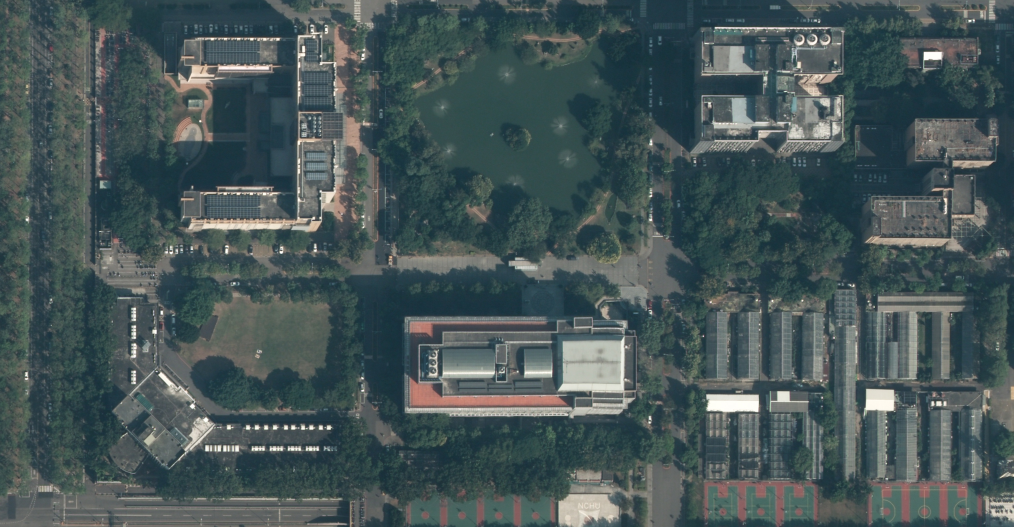
#> input picture Locate/Feature Matching/Change Size/data/map.JPG, 2027 x 1054 px, given in place of 95213057_20181030_108EMAP.jpg, which was not available (shown at 1/2 size)
$ python Original_matchTemplate.py
#> lines starting #> are read from the running program, lines starting #| are printed output that depends on the picture; pictures that were not available may be replaced by others from this repository, and a replacement may not be noted
# -*- coding: utf-8 -*-
"""
Created on Mon Nov 29 10:15:47 2021

@author: Ivan
"""
import cv2 as cv
import numpy as np
import time

start = time.time()

img = cv.imread('C:/Users/USER/Desktop/95213057_20181030_108EMAP.jpg')
#> img is the input picture: shape (1054, 2027, 3); mean B, G, R 86.9, 85.5, 70.5
img = cv.resize(img, (1024, 768))
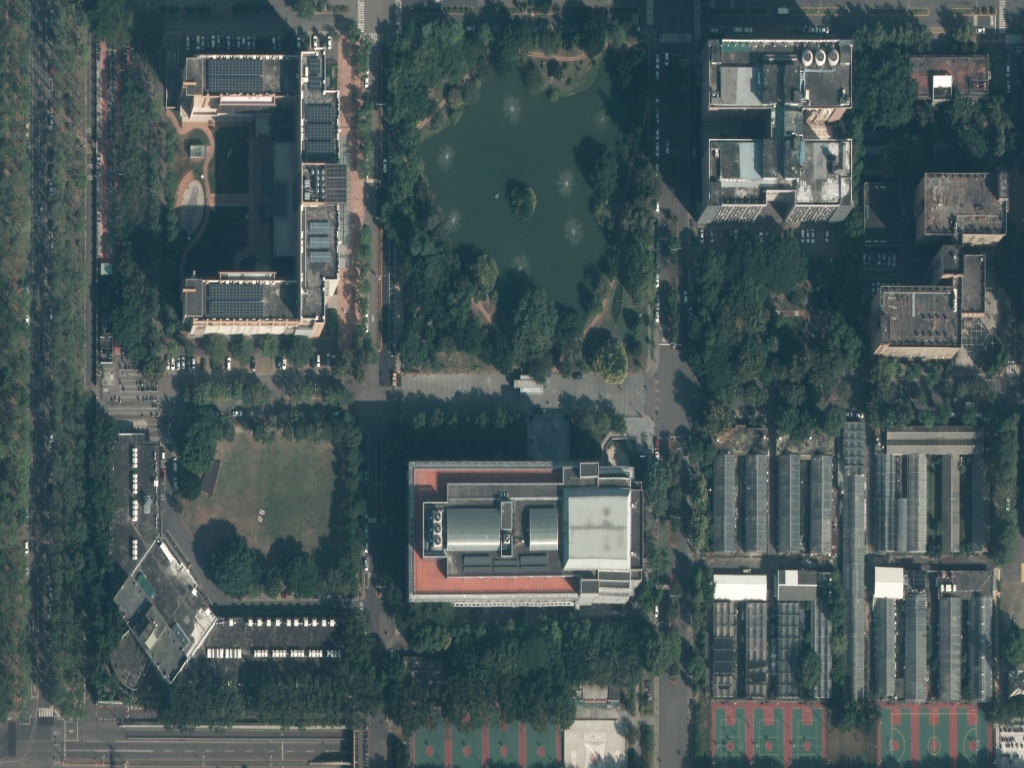
#> img: shape (768, 1024, 3); mean B, G, R 86.8, 85.4, 70.4
img2 = img.copy()
template = cv.imread('C:/Users/USER/Desktop/1.jpg')
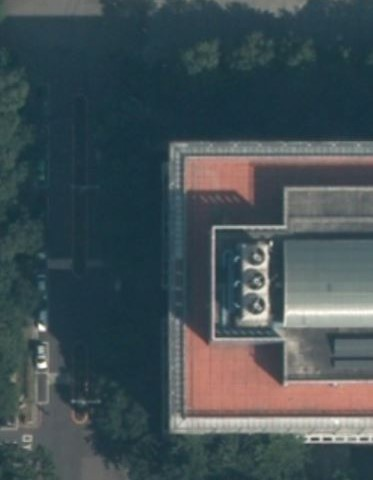
#> input picture Locate/Feature Matching/Change Size/data/1.JPG, 373 x 480 px, found by its file name
#> template is the input picture: shape (480, 373, 3); mean B, G, R 84.7, 80, 67.2
template = cv.resize(template,(25, 15))
cv.imshow("Original", template)
cv.waitKey(0)
cv.destroyAllWindows()

num = np.zeros(template.shape, template.dtype) + 50
template = cv.subtract(template, num)
cv.imshow("Subtract", template)
cv.waitKey(0)
cv.destroyAllWindows()

w = template.shape[1]
#> w = 25
h = template.shape[0]
#> h = 15

methods = ['cv.TM_SQDIFF_NORMED']#'cv.TM_CCOEFF', 'cv.TM_CCOEFF_NORMED', 'cv.TM_CCORR', 'cv.TM_CCORR_NORMED', 'cv.TM_SQDIFF', 'cv.TM_SQDIFF_NORMED']

for meth in methods:
    img = img2.copy()
    method = eval(meth)
    res = cv.matchTemplate(img,template,method)
    min_val, max_val, min_loc, max_loc = cv.minMaxLoc(res)
    if method in [cv.TM_SQDIFF, cv.TM_SQDIFF_NORMED]:
        top_left = min_loc
    else:
        top_left = max_loc
    bottom_right = (top_left[0] + w, top_left[1] + h)

    cv.rectangle(img,top_left, bottom_right, 255, 1)
    cv.imshow("Result", img)
    cv.waitKey(0)
    cv.destroyAllWindows()

    crop_image = img[top_left[1]:bottom_right[1], top_left[0]:bottom_right[0]]
    cv.imwrite("Fifth.jpg", crop_image)
    cv.imshow("Cropped", crop_image)
    cv.waitKey(0)
    cv.destroyAllWindows()

    end = time.time()
    cost = end - start
    print("Cost = ", cost)
#> this loop made 1 pass
#> (min_val, max_val, max_loc, top_left, bottom_right) on pass 1: (0.579, 1, (12, 0), (913, 161), (938, 176))
#> pass 1, `res = cv.matchTemplate(img,template,method)`:
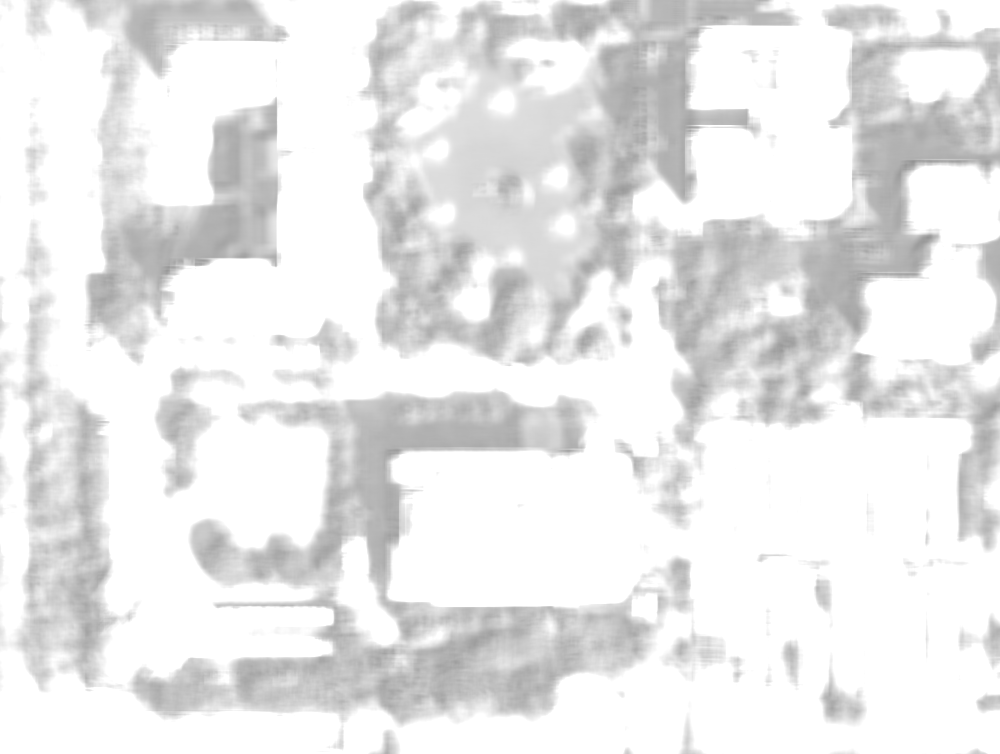
#> res: shape (754, 1000) float32; min 0.579, max 1, mean 0.914
